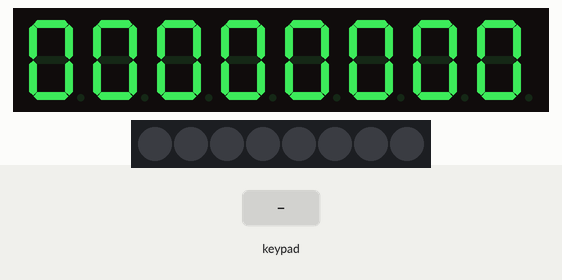
Simulated run of this sketch. Board: Arduino Uno, built with avr-gcc and run on an emulated ATmega328P. Shown: 8-digit seven-segment display, 8 RGB LEDs in strip order, left to right. Wiring (inferred from the names in the program): TM1638 display and keys: STB pin 0; clock pin 1; DIO pin 2. The inputs (shaded band) are chosen by the test bench.

Above: at 1.2 s.
1.3 s: key '1' pressed
At 2.4 s:
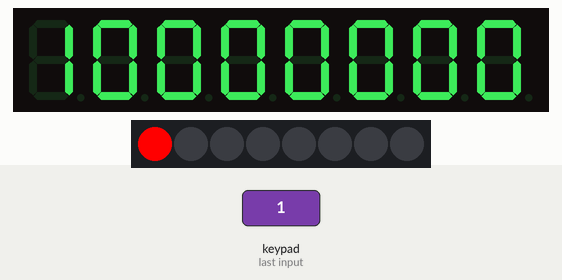
2.9 s: keypad keys 1 2 pressed 0.4 s apart
At 3.9 s:
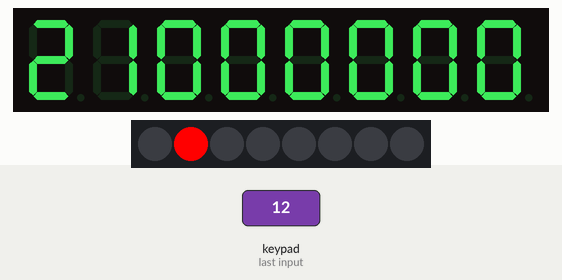
5.2 s: key '3' pressed
At 6.5 s:
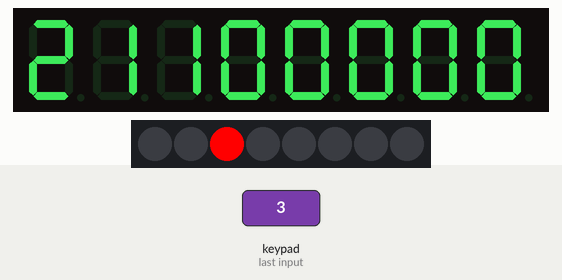
6.8 s: keypad keys 2 5 pressed 0.4 s apart
At 8.1 s:
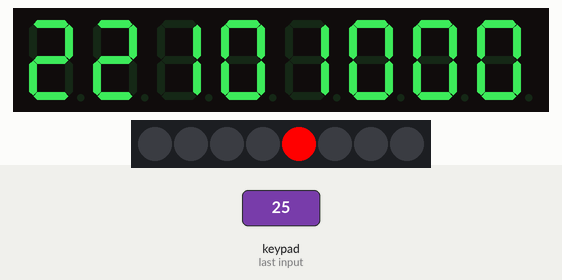
Timing chart, 0 to 9.8 s (numbered marks = the images above; inputs shaded):
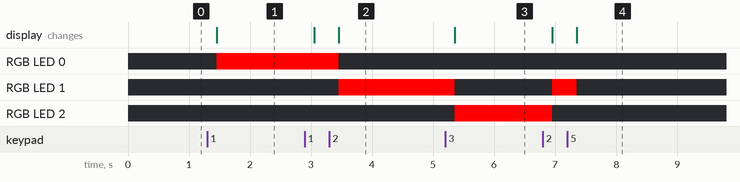

Measured:
- after the input at 1.3 s, RGB LED 0: off → RGB(255, 0, 0) after 0.15 s; the display: changes after 0.15 s (image 1)
- after the input at 2.9 s, RGB LED 0: RGB(255, 0, 0) → off after 0.55 s; RGB LED 1: off → RGB(255, 0, 0) after 0.55 s; the display: first changes after 0.15 s (image 2 shows a later state)
- after the input at 5.2 s, RGB LED 1: RGB(255, 0, 0) → off after 0.15 s; RGB LED 2: off → RGB(255, 0, 0) after 0.15 s; the display: changes after 0.15 s (image 3)
- after the input at 6.8 s, RGB LED 1: off → RGB(255, 0, 0) after 0.15 s, → off 0.40 s later; RGB LED 2: RGB(255, 0, 0) → off after 0.15 s; the display: first changes after 0.15 s (image 4 shows a later state)

The sketch:

TM1638.ino
```cpp
#define	DATA_COMMAND	0X40
#define	DISP_COMMAND	0x80
#define	ADDR_COMMAND	0XC0

//TM1638模块引脚定义
int DIO = 2;
int CLK = 1;
int STB = 0; //这里定义了那三个脚
//共阴数码管显示代码
unsigned char tab[]={0x3F,0x06,0x5B,0x4F,0x66,0x6D,0x7D,0x07,
                           0x7F,0x6F,0x77,0x7C,0x39,0x5E,0x79,0x71};
unsigned char num[8];		//各个数码管显示的值
 void setup ()
{
  pinMode(STB,OUTPUT);
  pinMode(CLK,OUTPUT);
  pinMode(DIO,OUTPUT); //让三个脚都是输出状态
}
 void loop()
    {
	unsigned char i;
	init_TM1638();	                           //初始化TM1638
	for(i=0;i<8;i++)
	Write_DATA(i<<1,tab[0]);	               //初始化寄存器
	while(1)
	{
		i=Read_key();                          //读按键值
		if(i<8)
		{
		  num[i]++;
		  while(i==Read_key());		       //等待按键释放
		  if(num[i]>15)
		  num[i]=0;
		  Write_DATA(i*2,tab[num[i]]);
		  Write_allLED(1<<i);
		}
	}
}


void TM1638_Write(unsigned char	DATA)			//写数据函数
{
	unsigned char i;
        pinMode(DIO,OUTPUT);
	for(i=0;i<8;i++)
	{
            digitalWrite(CLK,LOW);
	    if(DATA&0X01)
               digitalWrite(DIO,HIGH);
	    else
               digitalWrite(DIO,LOW);
	    DATA>>=1;
            digitalWrite(CLK,HIGH);
	}
}
unsigned char TM1638_Read(void)					//读数据函数
{
	unsigned char i;
	unsigned char temp=0;;
        pinMode(DIO,INPUT);//设置为输入
	for(i=0;i<8;i++)
	{
  	    temp>>=1;
            digitalWrite(CLK,LOW);
  	    if(digitalRead(DIO)==HIGH)
  	      temp|=0x80;
            digitalWrite(CLK,HIGH);

	}
	return temp;
}
void Write_COM(unsigned char cmd)		//发送命令字
{
        digitalWrite(STB,LOW);
	TM1638_Write(cmd);
        digitalWrite(STB,HIGH);
}
unsigned char Read_key(void)
{
	unsigned char c[4],i,key_value=0;
        digitalWrite(STB,LOW);
	TM1638_Write(0x42);		           //读键扫数据 命令
	for(i=0;i<4;i++)
  	{
            c[i]=TM1638_Read();
        }
        digitalWrite(STB,HIGH);					           //4个字节数据合成一个字节
	for(i=0;i<4;i++)
	{
            key_value|=c[i]<<i;
        }
        for(i=0;i<8;i++)
        {
            if((0x01<<i)==key_value)
            break;
        }
	return i;
}
void Write_DATA(unsigned char add,unsigned char DATA)		//指定地址写入数据
{
	Write_COM(0x44);
        digitalWrite(STB,LOW);
	TM1638_Write(0xc0|add);
	TM1638_Write(DATA);
        digitalWrite(STB,HIGH);
}
void Write_allLED(unsigned char LED_flag)					//控制全部LED函数，LED_flag表示各个LED状态
{
	unsigned char i;
	for(i=0;i<8;i++)
	{
	    if(LED_flag&(1<<i))
	      Write_DATA(2*i+1,1);
	    else
	      Write_DATA(2*i+1,0);
        }
}

//TM1638初始化函数
void init_TM1638(void)
{
	unsigned char i;
	Write_COM(0x8b);       //亮度 (0x88-0x8f)8级亮度可调
	Write_COM(0x40);       //采用地址自动加1
        digitalWrite(STB,LOW);		           //
	TM1638_Write(0xc0);    //设置起始地址
	for(i=0;i<16;i++)	   //传送16个字节的数据
	  TM1638_Write(0x00);
        digitalWrite(STB,HIGH);
}
```
